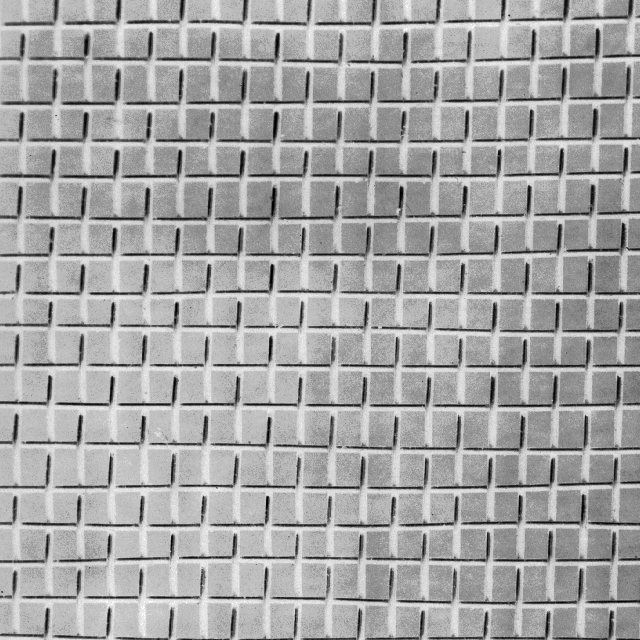
%> input picture Project 3/Samples/D1.bmp, 640 x 640 px; its folder holds only this picture in this run
$ octave feat_prob2.m   (GNU Octave 9; MATLAB toolbox functions it lacks are replaced by stand-ins)
%> lines starting %> are read from the running program, lines starting %| are printed output that depends on the picture
### Project 3/multiresolutionPyramid.m
function mrp = multiresolutionPyramid(A,num_levels)
%> called with num_levels = 4
%multiresolutionPyramid(A,numlevels)
%   mrp = multiresolutionPyramid(A,numlevels) returns a multiresolution
%   pyramd from the input image, A. The output, mrp, is a 1-by-numlevels
%   cell array. The first element of mrp, mrp{1}, is the input image.
%
%   If numlevels is not specified, then it is automatically computed to
%   keep the smallest level in the pyramid at least 32-by-32.

%   Steve Eddins
%   MathWorks

A = im2double(A);

M = size(A,1);
%> M = 640
N = size(A,2);
%> N = 640

if nargin < 2
    lower_limit = 32;
    num_levels = min(floor(log2([M N]) - log2(lower_limit))) + 1;
else
    num_levels = min(num_levels, min(floor(log2([M N]))) + 2);
%> num_levels = 4
end

mrp = cell(1,num_levels);
%> mrp = {[], [], [], []}

smallest_size = [M N] / 2^(num_levels - 1);
%> smallest_size = [80 80]
smallest_size = ceil(smallest_size);
padded_size = smallest_size * 2^(num_levels - 1);
%> padded_size = [640 640]

Ap = padarray(A,padded_size - [M N],'replicate','post');

mrp{1} = Ap;
for k = 2:num_levels
    mrp{k} = imresize(mrp{k-1},0.5,'lanczos3');
end
%> after the loop, mrp = 4 items

mrp{1} = A;
end

### Project 3/feat_prob2.m
% Laplacian pyramid
close all; clear; clc;

dir = 'D:/PhD/OneDrive - Oklahoma A and M System/CM/Project 3/Samples/';

img = {};
level = 4;
feat = {};
img_blocks = {};
num_sample = 59;
varinece = {};

nrows = 10;
ncols = 10;

for i = 1:59
    img{i,1} = imread(sprintf('%s/D%d.bmp', dir, i));
    mrp = multiresolutionPyramid(im2double(img{i,1}), level);
%> mrp = 4 items

    lapp = cell(size(mrp));
%> lapp = {[], [], [], []}
    num_levels = numel(mrp);
%> num_levels = 4
    lapp{num_levels} = mrp{num_levels};
    for k = 1:(num_levels - 1)
       A = mrp{k};
       B = imresize(mrp{k+1},2,'lanczos3');
       [M,N,~] = size(A);
       lapp{k} = A - B(1:M,1:N,:);
    end
%> this loop made 3 passes
%> (M, N) on passes 1 to 3: (640, 640), (320, 320), (160, 160)
%> pass 2, `A = mrp{k};`:
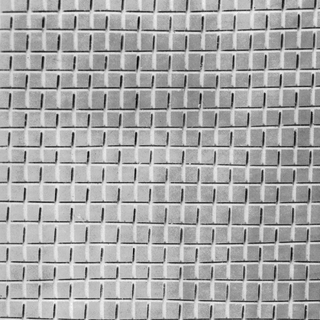
%> A: size 320x320 double; min -0.031, max 0.995, mean 0.649; drawn with min black and max white
%> pass 2, `B = imresize(mrp{k+1},2,'lanczos3');`:
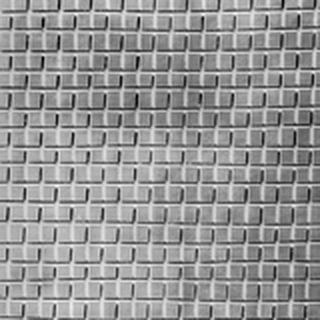
%> B: size 320x320 double; min 0.124, max 1.01, mean 0.649; drawn with min black and max white
%> pass 3, `A = mrp{k};`:
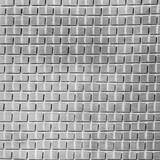
%> A: size 160x160 double; min 0.102, max 0.967, mean 0.649
%> after the loop, lapp = 4 items
    lapp{end} = mrp{end};
    for m = 1:level
        shape = reshape(lapp{1,m},1,[])';
        varinece{i,m} = var(shape);
        avr{i,m} = mean(shape);
        skew{i,m} = skewness(shape);
        kurt{i,m} = kurtosis(shape);
    end
%> after the loop, avr = {2e-05, -4.75e-05, -0.000139, 0.649}; kurt = {6.28, 4.63, 3.19, 2.45}; skew = {0.338, -0.267, -0.27, -0.196}; varinece = {0.0016, 0.00598, 0.008, 0.00994}
%> (the run ends here)
